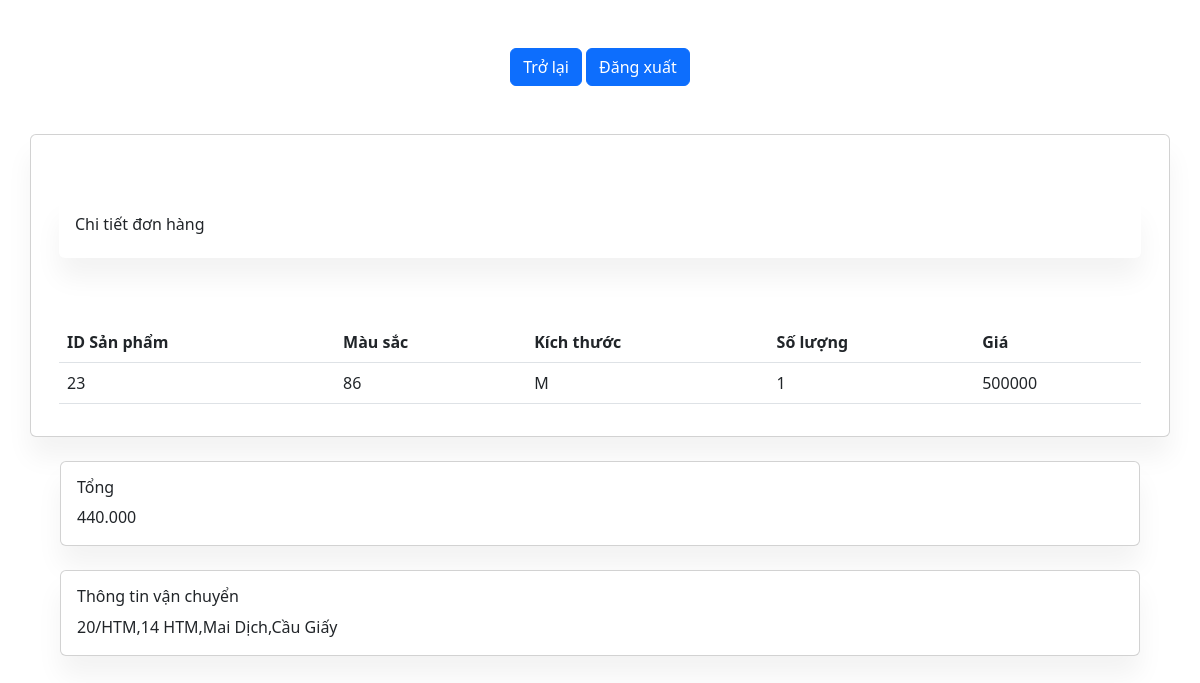
The page /admin/chi_tiet_don_hang.php?id_don_hang=11&id_nguoi_dung=2 (signed in) on the database its author committed.
### tables this page shows
CREATE TABLE `chi_tiet_don_hang` (
  `id_ctdh` int(11) NOT NULL,
  `id_don_hang` int(11) NOT NULL,
  `id_san_pham` int(11) NOT NULL,
  `mau_sac` int(11) NOT NULL,
  `kich_thuoc` varchar(50) NOT NULL,
  `so_luong` int(11) NOT NULL,
  `gia` int(11) NOT NULL
);

CREATE TABLE `don_hang` (
  `id_don_hang` int(11) NOT NULL,
  `id_nguoi_dung` int(11) NOT NULL,
  `tong_tien` int(11) NOT NULL,
  `thoi_gian` datetime NOT NULL DEFAULT current_timestamp() ON UPDATE current_timestamp(),
  `thanh_toan` tinyint(4) NOT NULL,
  `trang_thai` tinyint(1) NOT NULL
);

CREATE TABLE `nguoi_dung` (
  `id_nguoi_dung` int(11) NOT NULL,
  `ten` varchar(100) NOT NULL,
  `email` varchar(100) NOT NULL,
  `password` varchar(100) NOT NULL,
  `sdt` int(11) DEFAULT NULL,
  `ngay_sinh` date DEFAULT NULL,
  `gioi_tinh` varchar(10) DEFAULT NULL,
  `dia_chi` varchar(255) DEFAULT NULL,
  `thoi_gian` datetime NOT NULL DEFAULT current_timestamp()
);

### admin/chi_tiet_don_hang.php (the view, shortened to what this page needs)
<?php
include '../connections/connectdb.php';
$id_don_hang = isset($_GET['id_don_hang']) ? $_GET['id_don_hang'] : null;
$tong_tien = 0;
$sql_don_hang = "SELECT * FROM don_hang WHERE id_don_hang = $id_don_hang";
$result_don_hang = $conn->query($sql_don_hang);
$details = $result_don_hang->num_rows > 0;
if ($details) {
    while ($row_don_hang = $result_don_hang->fetch_assoc()) {
        $tong_tien = $row_don_hang['tong_tien'];
    }
}
$sql_chi_tiet_don_hang = "SELECT * FROM chi_tiet_don_hang WHERE id_don_hang = $id_don_hang";
$result_chi_tiet_don_hang = $conn->query($sql_chi_tiet_don_hang);
$details_found = $result_chi_tiet_don_hang->num_rows > 0;
$userData = [];
$dia_chi_parts = '';
if (isset($_GET['id_nguoi_dung'])) {
    $userId = $_GET['id_nguoi_dung'];
    $selectQuery = "SELECT * FROM nguoi_dung WHERE id_nguoi_dung = $userId";
    $result = $conn->query($selectQuery);
    if ($result->num_rows > 0) {
        $userData = $result->fetch_assoc();
    }
    $dia_chi_parts =  $userData['dia_chi'];
}
?>
<!DOCTYPE html>
<html>
<head>
    <link href="https://cdn.jsdelivr.net/npm/bootstrap-icons@1.5.0/font/bootstrap-icons.css" rel="stylesheet" />
    <link href="https://cdn.jsdelivr.net/npm/bootstrap@5.3.0/dist/css/bootstrap.min.css" rel="stylesheet">
</head>
<body>
    <form class="text-center p-5" method="post">
        <button class="btn btn-primary" type="submit" name="tro_lai">Trở lại </button>
        <button class="btn btn-primary" type="submit" name="dang_xuat">Đăng xuất</button>
    </form>
    <div class="container-fluid">
        <div class="container">
            <div class="row">
                <div class="card mb-4">
                    <div class="card-body">
                        <table class="table table-borderless">
                            <tbody>
                                <?php if ($details_found) { ?>
                                    <div class="card my-5 border-0">
                                        <div class="card-body">
                                            <h3 class="h6">Chi tiết đơn hàng</h3>
                                            <table class="table">
                                                <thead>
                                                    <tr>
                                                        <th scope="col">ID Sản phẩm</th>
                                                        <th scope="col">Màu sắc</th>
                                                        <th scope="col">Kích thước</th>
                                                        <th scope="col">Số lượng</th>
                                                        <th scope="col">Giá</th>
                                                    </tr>
                                                </thead>
                                                <tbody>
                                                    <?php
                                                    while ($row_chi_tiet_don_hang = $result_chi_tiet_don_hang->fetch_assoc()) {
                                                        echo '<tr>';
                                                        echo '<td>' . $row_chi_tiet_don_hang['id_san_pham'] . '</td>';
                                                        echo '<td>' . $row_chi_tiet_don_hang['mau_sac'] . '</td>';
                                                        echo '<td>' . $row_chi_tiet_don_hang['kich_thuoc'] . '</td>';
                                                        echo '<td>' . $row_chi_tiet_don_hang['so_luong'] . '</td>';
                                                        echo '<td>' . $row_chi_tiet_don_hang['gia'] . '</td>';
                                                        echo '</tr>';
                                                    }
                                                    ?>
                                                </tbody>
                                            </table>
                                        </div>
                                    </div>
                                <?php } else {
                                    echo "No details found for this order.";
                                }
                                ?>
                            </tbody>
                        </table>
                    </div>
                </div>
                <div class="card mb-4 mx-5">
                    <div class="card-body">
                        <h3 class="h6">Tổng</h3>
                        <td class="h4 text-end"><?= number_format($tong_tien - 60000, 0, '.', '.') ?>
                    </div>
                </div>
                <div class="card mb-4 mx-5">
                    <div class="card-body">
                        <h3 class="h6">Thông tin vận chuyển</h3>
                        <?= $dia_chi_parts ?>
                    </div>
                </div>
            </div>
        </div>
    </div>
</body>
</html>

### admin/chi_tiet_don_hang.php (style rules this page uses)
body { background: #eee; }
.card { box-shadow: 0 20px 27px 0 rgb(0 0 0 / 5%); }
.card { position: relative; display: flex; flex-direction: column; min-width: 0; word-wrap: break-word; background-color: #fff; background-clip: border-box; border: 0 solid rgba(0, 0, 0, .125); border-radius: 1rem; }

### rows shown on the page
chi_tiet_don_hang: id_san_pham "23", mau_sac "86", kich_thuoc "M", so_luong "1", gia "500000"
don_hang: $tong_tien-60000 "440.000"
nguoi_dung: dia_chi "20/HTM,14 HTM,Mai Dịch,Cầu Giấy"
